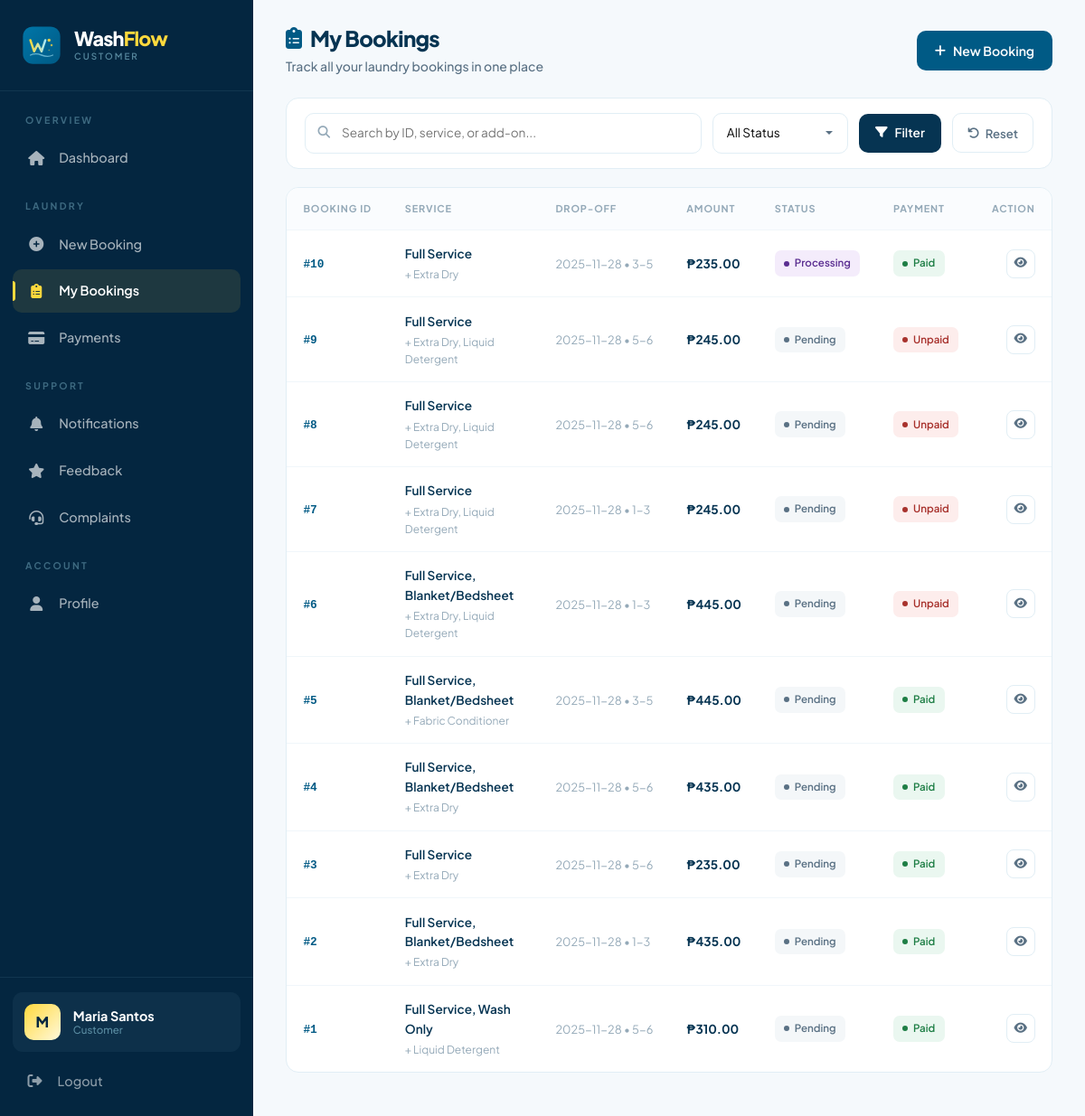
Before: /my_bookings.php (signed in) with the older database file.
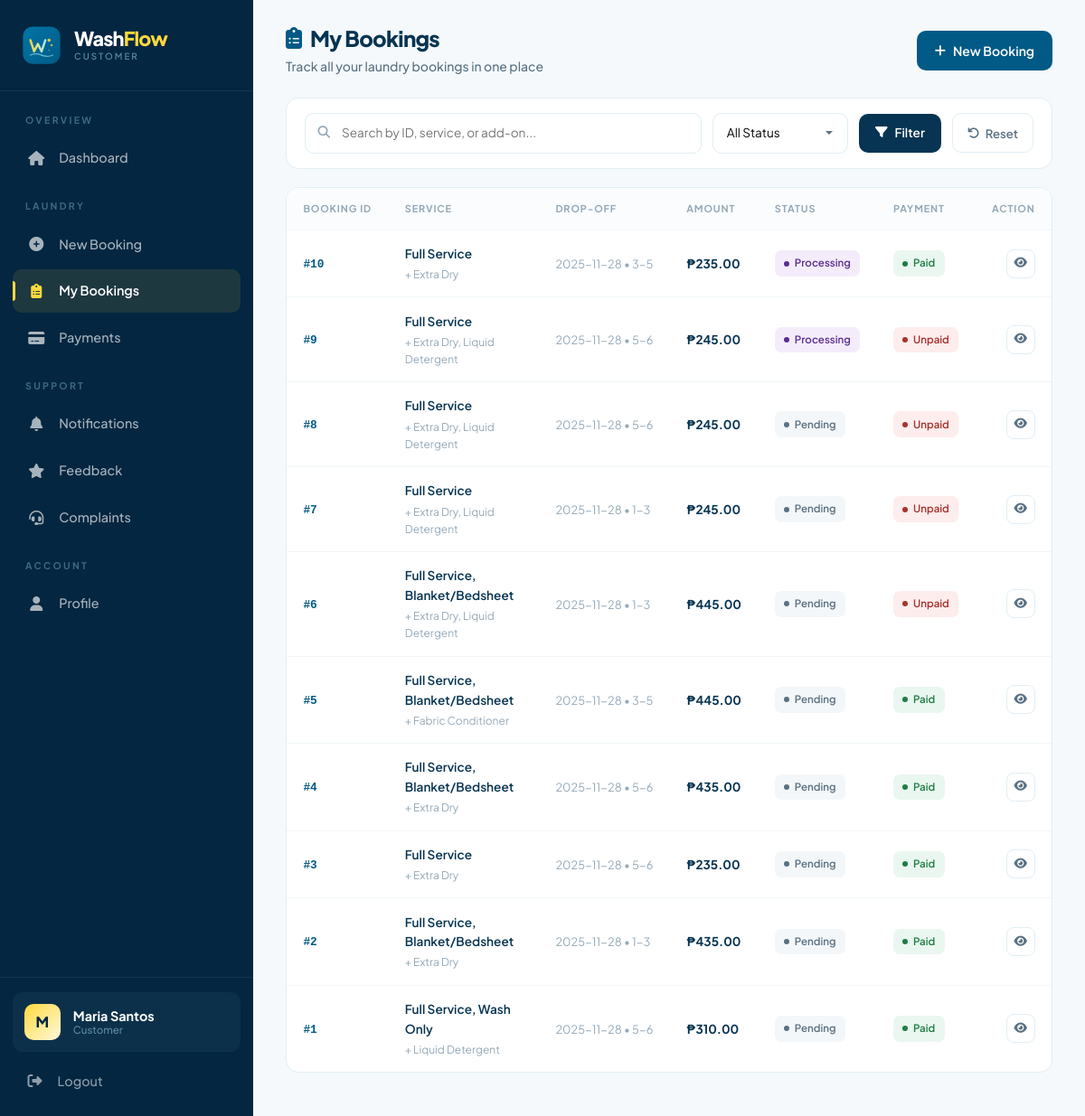
After: the same page with the newer database file.
### tables this page shows
CREATE TABLE `booking_online` (
  `id` int(11) NOT NULL,
  `customer_id` int(11) NOT NULL,
  `admin_id` int(11) DEFAULT NULL,
  `schedule_id` int(11) DEFAULT NULL,
  `customer_name` varchar(100) NOT NULL,
  `contact_number` varchar(20) NOT NULL,
  `address` text NOT NULL,
  `delivery_option` varchar(50) NOT NULL,
  `dropoff_date` date NOT NULL,
  `dropoff_time` varchar(50) NOT NULL,
  `special_instructions` text DEFAULT NULL,
  `addons` text DEFAULT NULL,
  `service` varchar(255) NOT NULL,
  `timestamp` timestamp NOT NULL DEFAULT current_timestamp(),
  `status` enum('Pending','Processing','Ready','Completed','Cancelled') NOT NULL DEFAULT 'Pending',
  `completed_at` datetime DEFAULT NULL,
  `total_amount` decimal(10,2) DEFAULT 0.00,
  `discount` decimal(10,2) DEFAULT 0.00,
  `payment_status` enum('Unpaid','Partially Paid','Paid') DEFAULT 'Unpaid'
);

### functions.php (called while the page is built, shortened)
<?php
function e($string) {
    return htmlspecialchars($string ?? '', ENT_QUOTES | ENT_HTML5, 'UTF-8');
}
?>

### my_bookings.php (the view, shortened to what the changed rows need)
<?php
require_once 'db_connect.php';
require_once 'functions.php';
$customer_id = (int)$_SESSION['customer_id'];
$page       = max(1, (int)($_GET['page'] ?? 1));
$per_page   = 10;
$offset     = ($page - 1) * $per_page;
$where = ["b.customer_id = ?"];
$params = [$customer_id];
$types = 'i';
$where_sql = implode(' AND ', $where);
$stmt = $conn->prepare("
    SELECT b.id, b.service, b.addons, b.delivery_option, b.dropoff_date, b.dropoff_time,
           b.status, b.payment_status, b.total_amount, b.timestamp
    FROM booking_online b
    WHERE $where_sql
    ORDER BY b.timestamp DESC
    LIMIT ? OFFSET ?
");
$bind_types = $types . 'ii';
$bind_params = array_merge($params, [$per_page, $offset]);
$stmt->bind_param($bind_types, ...$bind_params);
$stmt->execute();
$bookings = $stmt->get_result()->fetch_all(MYSQLI_ASSOC);
function status_pill($s) {
    $s = strtolower(trim($s));
    return match ($s) {
        'pending'    => ['label' => 'Pending',    'color' => '#946200', 'bg' => '#FEF9E7'],
        'processing' => ['label' => 'Processing', 'color' => '#5B2E91', 'bg' => '#F4ECFB'],
        'ready'      => ['label' => 'Ready',      'color' => '#946200', 'bg' => '#FFF9DB'],
        'completed'  => ['label' => 'Completed',  'color' => '#1E7E45', 'bg' => '#EAF7F0'],
        'cancelled'  => ['label' => 'Cancelled',  'color' => '#A8322D', 'bg' => '#FDEDEC'],
        default      => ['label' => ucfirst($s ?: 'Pending'), 'color' => '#5A7184', 'bg' => '#F4F7F9'],
    };
}
function pay_pill($s) {
    $s = strtolower(trim($s));
    return match ($s) {
        'paid'    => ['label' => 'Paid',    'color' => '#1E7E45', 'bg' => '#EAF7F0'],
        'unpaid'  => ['label' => 'Unpaid',  'color' => '#A8322D', 'bg' => '#FDEDEC'],
        'pending' => ['label' => 'Pending', 'color' => '#946200', 'bg' => '#FEF9E7'],
        default   => ['label' => ucfirst($s ?: 'Unpaid'), 'color' => '#5A7184', 'bg' => '#F4F7F9'],
    };
}
?>
<!DOCTYPE html>
<html lang="en">
<head>
<link href="https://cdn.jsdelivr.net/npm/bootstrap@5.3.0/dist/css/bootstrap.min.css" rel="stylesheet">
<link href="https://cdnjs.cloudflare.com/ajax/libs/font-awesome/6.4.0/css/all.min.css" rel="stylesheet">
</head>
<body>
<div class="wf-layout">
    <main class="wf-main">
        <div class="wf-page-head">
            <div>
                <h1><i class="fas fa-clipboard-list" style="color:var(--primary);"></i> My Bookings</h1>
            </div>
        </div>
        <div class="wf-card">
            <?php if (empty($bookings)): ?>
                <div class="wf-empty">
                    <i class="fas fa-inbox"></i>
                    <p>No bookings found</p>
                    <span>Try different filters, or create a new booking</span>
                    <a href="book_service.php">Create your first booking <i class="fas fa-arrow-right"></i></a>
                </div>
            <?php else: ?>
                <div class="wf-table-wrap">
                    <table class="wf-table">
                        <thead>
                            <tr>
                                <th>Booking ID</th>
                                <th>Service</th>
                                <th>Drop-off</th>
                                <th>Amount</th>
                                <th>Status</th>
                                <th>Payment</th>
                                <th style="text-align:right;">Action</th>
                            </tr>
                        </thead>
                        <tbody>
                            <?php foreach ($bookings as $b):
                                $badge = status_pill($b['status']);
                                $pb = pay_pill($b['payment_status']);
                            ?>
                            <tr>
                                <td><span class="wf-booking-id">#<?= e($b['id']) ?></span></td>
                                <td>
                                    <div class="wf-service-text"><?= e($b['service'] ?: '—') ?></div>
                                    <?php if (!empty($b['addons'])): ?>
                                        <div class="wf-addon-text">+ <?= e($b['addons']) ?></div>
                                    <?php endif; ?>
                                </td>
                                <td><span class="wf-date"><?= e($b['dropoff_date'] ?: '—') ?> <?= $b['dropoff_time'] ? '• ' . e($b['dropoff_time']) : '' ?></span></td>
                                <td><span class="wf-amount">₱<?= number_format((float)$b['total_amount'], 2) ?></span></td>
                                <td>
                                    <span class="wf-badge" style="color:<?= $badge['color'] ?>;background:<?= $badge['bg'] ?>;">
                                        <span class="wf-badge-dot"></span> <?= e($badge['label']) ?>
                                    </span>
                                </td>
                                <td>
                                    <span class="wf-badge" style="color:<?= $pb['color'] ?>;background:<?= $pb['bg'] ?>;">
                                        <span class="wf-badge-dot"></span> <?= e($pb['label']) ?>
                                    </span>
                                </td>
                                <td style="text-align:right;">
                                    <a href="booking_details.php?id=<?= (int)$b['id'] ?>" class="wf-icon-btn" title="View details">
                                        <i class="fas fa-eye"></i>
                                    </a>
                                </td>
                            </tr>
                            <?php endforeach; ?>
                        </tbody>
                    </table>
                </div>
            <?php endif; ?>
        </div>
    </main>
</div>
</body>
</html>

Changed rows visible on the page:
changed booking_online id 9: status "Pending" → "Processing"
